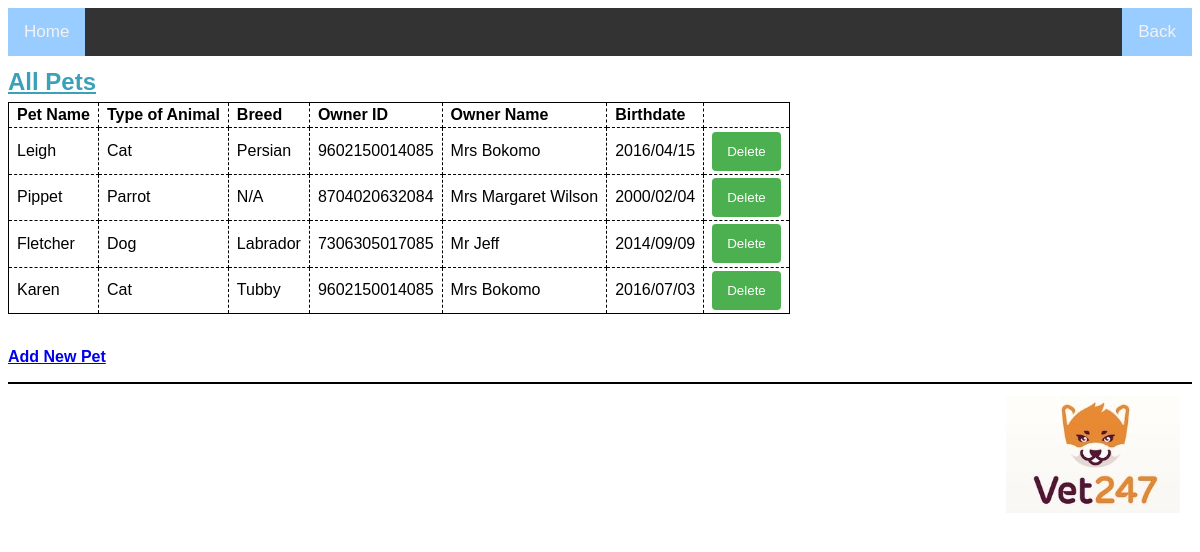
The app's page /pets/all_pets.php with its own data.
### tables this page shows
CREATE TABLE `tblpets` (
  `name` varchar(30) NOT NULL,
  `animalType` varchar(30) NOT NULL,
  `breed` varchar(30) NOT NULL,
  `ownerID` varchar(13) NOT NULL,
  `birthdate` varchar(30) NOT NULL
);

CREATE TABLE `tblowners` (
  `ownerID` varchar(13) NOT NULL,
  `nameSurname` varchar(60) NOT NULL,
  `phoneNum` varchar(10) NOT NULL,
  `emailAdd` varchar(100) NOT NULL,
  `postalAdd` text NOT NULL
);

### pets/all_pets.php (the view, shortened to what this page needs)
<?php
require('../model/connection.php');
$queryAll = 'SELECT P.name, P.animalType, P.breed, P.ownerID, O.nameSurname, P.birthdate
			 FROM tblpets P
			 JOIN tblowners O
			 ON P.ownerID = O.ownerID';
$statementA = $db->prepare($queryAll);
$statementA->execute();
$pets = $statementA->fetchAll();
?>
<!DOCTYPE html>
<html>
<head>
    <link rel="stylesheet" type="text/css" href="../view/main.css" />
	<link rel="stylesheet" href="https://cdnjs.cloudflare.com/ajax/libs/font-awesome/4.7.0/css/font-awesome.min.css"/>
</head>
<body>
<main>
    <h1><u>All Pets</u></h1>
    <section>
        <table>
            <tr>
                <th>Pet Name</th>
                <th>Type of Animal</th>
                <th>Breed</th>
                <th>Owner ID</th>
				<th>Owner Name</th>
				<th>Birthdate</th>
            </tr>
            <?php foreach ($pets as $pet) : ?>
            <tr>
                <td><?php echo $pet['name']; ?></td>
                <td><?php echo $pet['animalType']; ?></td>
                <td><?php echo $pet['breed']; ?></td>
				<td><?php echo $pet['ownerID']; ?></td>
				<td><?php echo $pet['nameSurname']; ?></td>
                <td><?php echo $pet['birthdate']; ?></td>
				<td><form action="all_pets.php" method="post">
                    <input type="submit" value="Delete">
                </form></td>
            </tr>
            <?php endforeach; ?>
        </table><br>
    </section>
</main>
</body>
<section>
<p><a href="add_pet.php">Add New Pet</a></p>
</section>
<footer>
 <a class="logo"><img src="../view/logo2.jpg" style="padding: 12px 12px 12px 5px; float: right;"></a>
</footer>
</html>

### view/main.css (style rules this page uses)
body { margin-top: 0; font-family: sans-serif; background-color: white; padding: .5em; }
footer { clear: both; margin-top: 1em; border-top: 2px solid black; }
h1 { font-size: 150%; margin: 0; padding: .5em 0 .25em; }
h1, h2 { color: rgb(59, 161, 185); }
p { color: rgb(41, 64, 124); font-weight: bold; }
table { border: 1px solid black; border-collapse: collapse; }
td, th { border: 1px dashed black; padding: .2em .5em .2em .5em; vertical-align: centre; text-align: left; }
form { margin: 0; }
* { box-sizing: border-box; }
input[type=submit] { background-color: #4CAF50; color: white; padding: 12px 15px; border: none; border-radius: 4px; cursor: pointer; float: right; }
body { margin:0;font-family:Arial }
.topnav { overflow: hidden; background-color: #333; }
.topnav a { float: left; display: block; color: #f2f2f2; text-align: center; padding: 14px 16px; text-decoration: none; font-size: 17px; }
.topnav-right { float: right; }
.active { background-color: #99ccff; color: white; }
::placeholder { color: #D3D3D3; }

### records on screen
tblpets: name "Leigh", animalType "Cat", breed "Persian", ownerID "9602150014085", ownerID.nameSurname "Mrs Bokomo", birthdate "2016/04/15"
tblpets: name "Pippet", animalType "Parrot", breed "N/A", ownerID "8704020632084", ownerID.nameSurname "Mrs Margaret Wilson", birthdate "2000/02/04"
tblpets: name "Fletcher", animalType "Dog", breed "Labrador", ownerID "7306305017085", ownerID.nameSurname "Mr Jeff", birthdate "2014/09/09"
tblpets: name "Karen", animalType "Cat", breed "Tubby", ownerID "9602150014085", ownerID.nameSurname "Mrs Bokomo", birthdate "2016/07/03"
